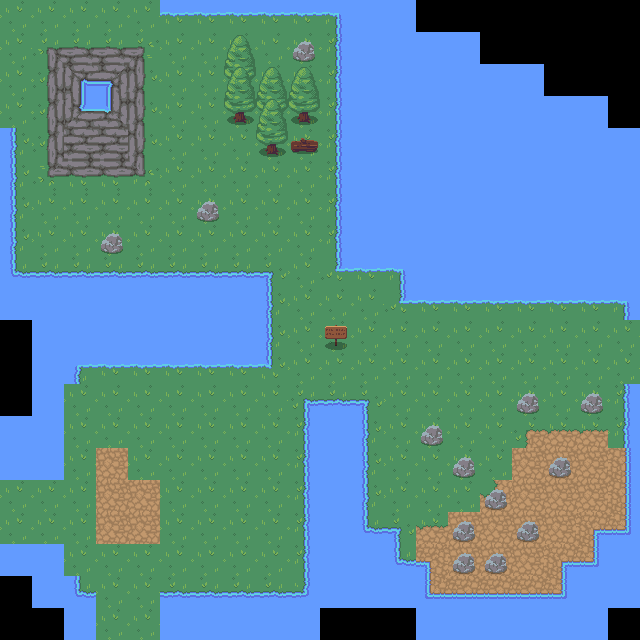

Tiled map render using the project's own tile images. Description and the whole map definition, tile-layer contents included, below:
An orthogonal 20x20 tile map with 32x32 px tiles, 2 tile layers (Tile Layer 1, Tile Layer 2).

<map version="1.2" tiledversion="1.3.3" orientation="orthogonal" renderorder="right-down" width="20" height="20" tilewidth="32" tileheight="32" infinite="0" nextlayerid="4" nextobjectid="1">
 <tileset firstgid="1" source="../tilesets/nature/nature.tsx" />
 <layer id="1" name="Tile Layer 1" width="20" height="20">
  <data encoding="csv">
97,97,97,97,97,67,67,67,67,67,68,42,42,0,0,0,0,0,0,0,
97,79,117,117,80,41,41,41,41,41,88,42,42,42,42,0,0,0,0,0,
97,98,16,18,96,41,41,41,41,41,88,42,42,42,42,42,42,0,0,0,
97,98,56,58,96,41,41,41,41,41,88,42,42,42,42,42,42,42,42,0,
86,98,44,44,96,41,41,41,41,41,88,42,42,42,42,42,42,42,42,42,
86,99,77,77,100,41,41,41,41,41,88,42,42,42,42,42,42,42,42,42,
86,41,41,41,41,41,41,41,41,41,88,42,42,42,42,42,42,42,42,42,
86,41,41,41,41,41,41,41,41,41,88,42,42,42,42,42,42,42,42,42,
106,107,107,107,107,107,107,107,70,41,89,67,68,42,42,42,42,42,42,42,
42,42,42,42,42,42,42,42,86,41,41,41,89,67,67,67,67,67,67,68,
0,42,42,42,42,42,42,42,86,41,41,41,41,41,41,41,41,41,41,97,
0,42,66,67,67,67,67,67,90,41,41,41,41,41,41,41,41,41,41,97,
0,42,41,41,41,41,41,41,41,69,107,70,41,41,41,41,41,41,41,88,
42,42,41,41,41,41,41,41,41,88,42,86,41,41,41,41,64,102,102,88,
42,42,41,147,41,41,41,41,41,88,42,86,41,41,41,41,147,147,147,93,
97,97,41,147,147,41,41,41,41,88,42,86,41,41,41,103,147,147,43,93,
97,97,41,147,147,41,87,41,41,88,42,106,70,102,147,147,147,43,74,113,
42,42,41,41,41,41,41,41,41,88,42,42,106,75,43,43,43,74,113,42,
0,42,106,97,97,107,107,107,107,108,42,42,42,111,112,112,112,113,42,42,
0,0,42,97,97,42,42,42,42,42,0,0,0,42,42,42,42,42,42,0
</data>
 </layer>
 <layer id="3" name="Tile Layer 2" width="20" height="20">
  <data encoding="csv">
0,0,0,0,0,0,0,0,0,0,0,0,0,0,0,0,0,0,0,0,
0,0,0,0,0,0,0,1,0,23,0,0,0,0,0,0,0,0,0,0,
0,0,0,0,0,0,0,2,1,1,0,0,0,0,0,0,0,0,0,0,
0,0,0,0,0,0,0,21,2,21,0,0,0,0,0,0,0,0,0,0,
0,0,0,0,0,0,0,0,21,5,0,0,0,0,0,0,0,0,0,0,
0,0,0,0,0,0,0,0,0,0,0,0,0,0,0,0,0,0,0,0,
0,0,0,0,0,0,23,0,0,0,0,0,0,0,0,0,0,0,0,0,
0,0,0,23,0,0,0,0,0,0,0,0,0,0,0,0,0,0,0,0,
0,0,0,0,0,0,0,0,0,0,0,0,0,0,0,0,0,0,0,0,
0,0,0,0,0,0,0,0,0,0,0,0,0,0,0,0,0,0,0,0,
0,0,0,0,0,0,0,0,0,0,3,0,0,0,0,0,0,0,0,0,
0,0,0,0,0,0,0,0,0,0,0,0,0,0,0,0,0,0,0,0,
0,0,0,0,0,0,0,0,0,0,0,0,0,0,0,0,23,0,23,0,
0,0,0,0,0,0,0,0,0,0,0,0,0,23,0,0,0,0,0,0,
0,0,0,0,0,0,0,0,0,0,0,0,0,0,23,0,0,23,0,0,
0,0,0,0,0,0,0,0,0,0,0,0,0,0,0,23,0,0,0,0,
0,0,0,0,0,0,0,0,0,0,0,0,0,0,23,0,23,0,0,0,
0,0,0,0,0,0,0,0,0,0,0,0,0,0,23,23,0,0,0,0,
0,0,0,0,0,0,0,0,0,0,0,0,0,0,0,0,0,0,0,0,
0,0,0,0,0,0,0,0,0,0,0,0,0,0,0,0,0,0,0,0
</data>
 </layer>
</map>